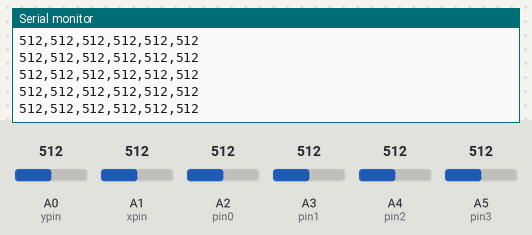
Bench run of a sketch on a simulated Arduino Uno, built with avr-gcc and run on an emulated ATmega328P. Parts: the last lines printed to the serial monitor. The test bench sets the inputs (shaded band); at power-on: A0 (ypin) = 512, A2 (pin0) = 512, A1 (xpin) = 512, A3 (pin1) = 512, A4 (pin2) = 512, A5 (pin3) = 512.

Above: at 1.2 s.
1.3 s: A0 (ypin) set to 106
At 2.4 s:
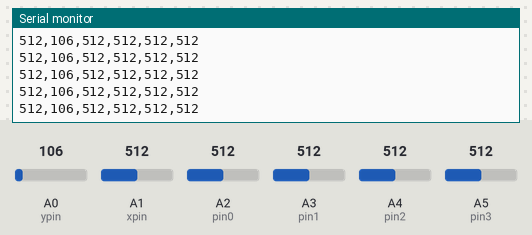
4.3 s: A0 (ypin) set to 88
At 4.9 s:
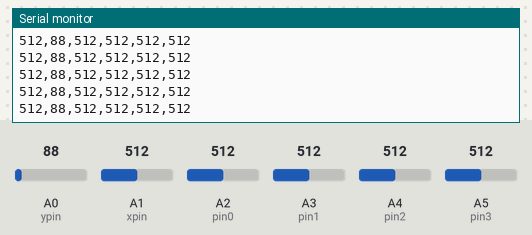
10.3 s: A2 (pin0) set to 104
At 11.4 s:
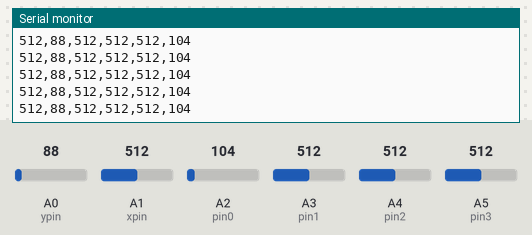
11.8 s: A2 (pin0) set to 93
At 12.6 s:
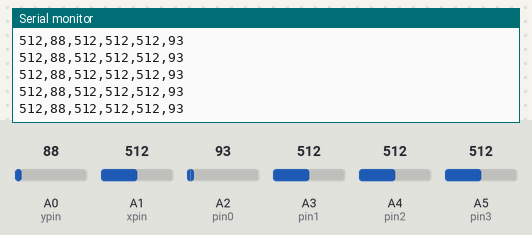
Timing chart, 0 to 14.8 s (numbered marks = the images above; inputs shaded):
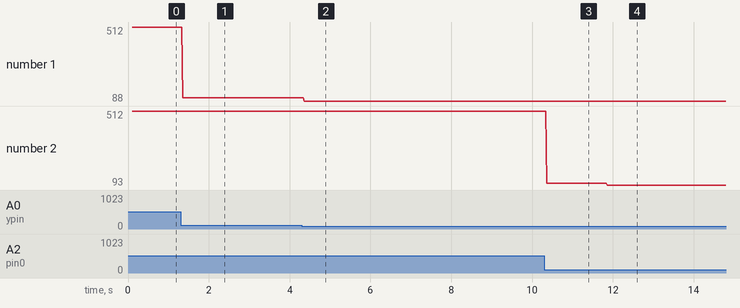

Measured:
- after the input at 1.3 s, the serial monitor: prints a new line after 0.05 s (image 1)
- after the input at 4.3 s, the serial monitor: prints a new line after 0.07 s (image 2)
- after the input at 10.3 s, the serial monitor: prints a new line after 0.06 s (image 3)
- after the input at 11.8 s, the serial monitor: prints a new line after 0.06 s (image 4)
- plotted number 1: 512 → 106 after the input at 1.3 s, 106 → 88 after the input at 4.3 s
- plotted number 2: 512 → 104 after the input at 10.3 s, 104 → 93 after the input at 11.8 s

The sketch:

accel_timer_upres_CSV.ino
```cpp
// constants describing pin allocations
const int xpin = A1;                  // x-axis of the accelerometer
const int ypin = A0;                  // y-axis
//const int zpin = A2;                  // z-axis (only on 3-axis models)

const int pin0 = A2;
const int pin1 = A3;
const int pin2 = A4;
const int pin3 = A5;

void setup() {
  Serial.begin(9600); //initialize serial communications
  pinMode(xpin, INPUT);
  pinMode(ypin, INPUT);
  //pinMode(zpin, INPUT);
  pinMode(pin0, INPUT);
  pinMode(pin1, INPUT);
  pinMode(pin2, INPUT);
  pinMode(pin3, INPUT);
}

//global variables
int dataX; int dataY; int dataZ; //store data from all three axes
int data1; //int data2; int data2; //store data from three muscular sensors
int period = 16; //sampling period (in milliseconds)
int timer = 0; //time elapsed since last sample taken

//output, input tags
String outputX = "X axis acceleration"; String outputY = "Y axis acceleration"; //String outputZ = "Z axis acceleration";
String input1 = "Bicep signal"; String input2 = "Shoulder signal"; String input3 = "Tricep signal"; String input0 = "Forearm signal";
bool label = true;

void loop() {
  //Print out column headers
  while(label){
    Serial.print(outputX);
    Serial.print(",");
    Serial.print(outputY);
    Serial.print(",");
    Serial.print(input1);
    Serial.print(",");
    Serial.print(input2);
    Serial.print(",");
    Serial.print(input3);
    Serial.print(",");
    Serial.print(input0);
    Serial.println(); //new line
    label = false; //only runs once
    timer = millis(); //start the timer
  }

  if (millis() - timer >= period){ //Conditional loop to enforce sampling frequency
    //Display data to Serial Monitor
    Serial.print(analogRead(xpin)); //print sensor value
    //Serial.print("\t"); //print tab between values
    Serial.print(","); //print comma between values
    Serial.print(analogRead(ypin));
    //Serial.print("\t");
    Serial.print(",");
    Serial.print(analogRead(pin1));
    Serial.print(",");
    Serial.print(analogRead(pin2));
    Serial.print(",");
    Serial.print(analogRead(pin3));
    Serial.print(",");
    Serial.print(analogRead(pin0));
    Serial.println(); //new line
    timer = millis(); //reset timer, to delay before taking next reading
  }
}
```
